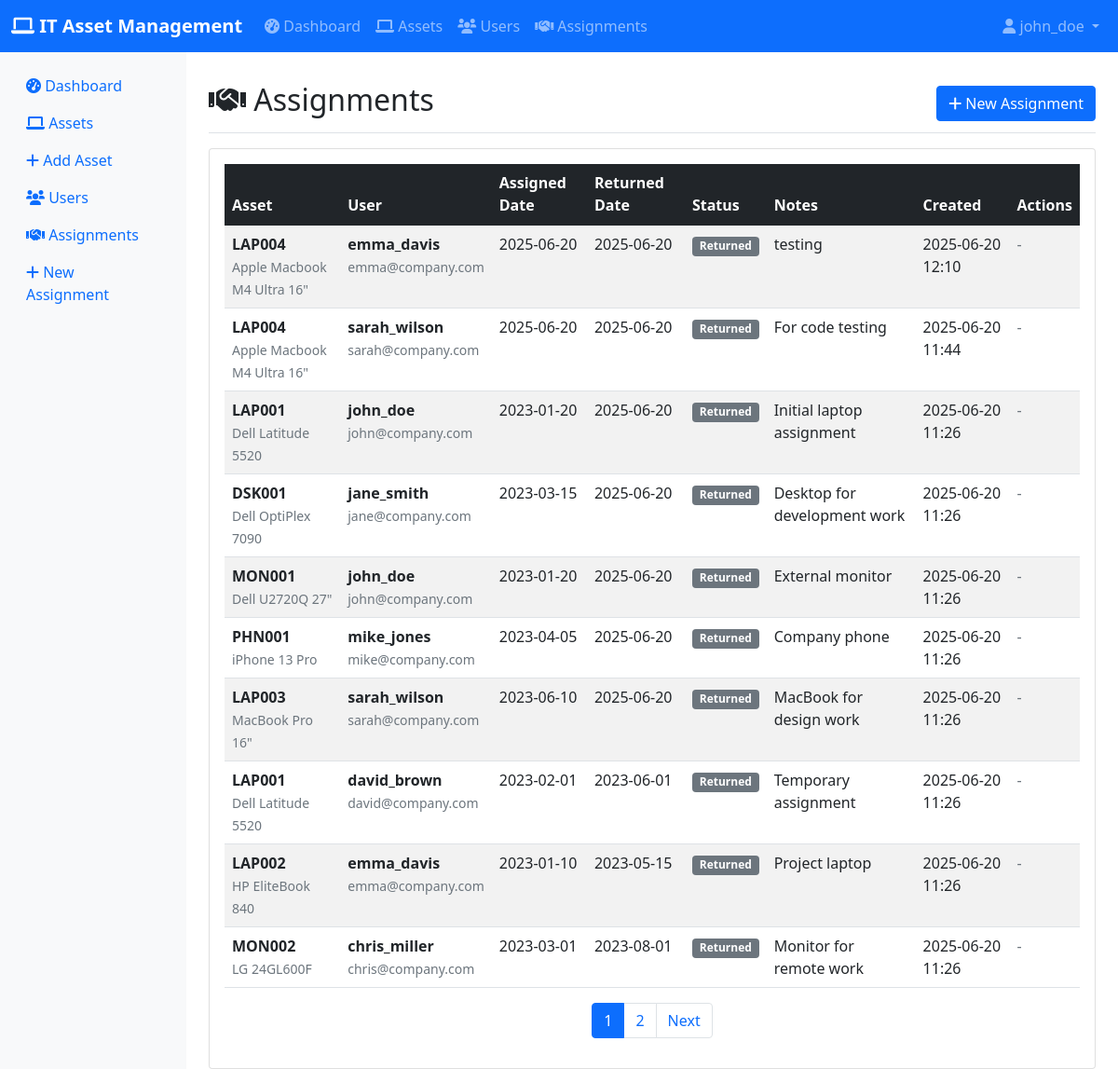
The app's page /assignments (signed in) with its own data.
### app.py (models this page shows, shortened)
class User(UserMixin, db.Model):
    __tablename__ = 'users'
    id = db.Column(db.Integer, primary_key=True)
    username = db.Column(db.String(80), unique=True, nullable=False, index=True)
    email = db.Column(db.String(120), unique=True, nullable=False, index=True)
    password_hash = db.Column(db.String(255), nullable=False)
    role = db.Column(db.String(20), nullable=False, default='regular')  # 'admin' or 'regular'
    created_at = db.Column(db.DateTime, default=datetime.utcnow)
    assignments = db.relationship('Assignment', backref='assigned_user', lazy=True)
    def is_admin(self):
        return self.role == 'admin'

class Assignment(db.Model):
    __tablename__ = 'assignments'
    id = db.Column(db.Integer, primary_key=True)
    asset_id = db.Column(db.Integer, db.ForeignKey('assets.id'), nullable=False)
    user_id = db.Column(db.Integer, db.ForeignKey('users.id'), nullable=False)
    assigned_date = db.Column(db.Date, nullable=False, default=date.today)
    returned_date = db.Column(db.Date, nullable=True)
    notes = db.Column(db.Text, nullable=True)
    created_at = db.Column(db.DateTime, default=datetime.utcnow)

class Asset(db.Model):
    __tablename__ = 'assets'
    id = db.Column(db.Integer, primary_key=True)
    asset_tag = db.Column(db.String(50), unique=True, nullable=False, index=True)
    name = db.Column(db.String(100), nullable=False)
    category = db.Column(db.String(50), nullable=False)  # Laptop, Desktop, Monitor, etc.
    purchase_date = db.Column(db.Date, nullable=True)
    warranty_expiry = db.Column(db.Date, nullable=True)
    status = db.Column(db.String(20), nullable=False, default='available')  # available, assigned, retired
    assigned_to = db.Column(db.Integer, db.ForeignKey('users.id'), nullable=True)
    created_at = db.Column(db.DateTime, default=datetime.utcnow)
    assignments = db.relationship('Assignment', backref='asset', lazy=True, cascade='all, delete-orphan')
    assigned_user = db.relationship('User', foreign_keys=[assigned_to], backref='assigned_assets')

### app.py (the view)
@app.route('/assignments')
@login_required
def assignments():
    page = request.args.get('page', 1, type=int)
    assignments = Assignment.query.order_by(Assignment.created_at.desc()).paginate(
        page=page, per_page=10, error_out=False
    )
    return render_template('assignments.html', assignments=assignments)

### app.py (called while the page is built)
@login_manager.user_loader
def load_user(user_id):
    return User.query.get(int(user_id))

### templates/assignments.html (shortened to what this page needs)
{% extends "base.html" %}
{% block content %}
<div class="d-flex justify-content-between flex-wrap flex-md-nowrap align-items-center pt-3 pb-2 mb-3 border-bottom">
    <h1 class="h2"><i class="fas fa-handshake"></i> Assignments</h1>
    <div class="btn-toolbar mb-2 mb-md-0">
        <a href="{{ url_for('create_assignment') }}" class="btn btn-primary">
            <i class="fas fa-plus"></i> New Assignment
        </a>
    </div>
</div>
<div class="card">
    <div class="card-body">
        {% if assignments.items %}
        <div class="table-responsive">
            <table class="table table-striped table-hover">
                <thead class="table-dark">
                    <tr>
                        <th>Asset</th>
                        <th>User</th>
                        <th>Assigned Date</th>
                        <th>Returned Date</th>
                        <th>Status</th>
                        <th>Notes</th>
                        <th>Created</th>
                        <th>Actions</th>
                    </tr>
                </thead>
                <tbody>
                    {% for assignment in assignments.items %}
                    <tr>
                        <td>
                            <strong>{{ assignment.asset.asset_tag }}</strong><br>
                            <small class="text-muted">{{ assignment.asset.name }}</small>
                        </td>
                        <td>
                            <strong>{{ assignment.assigned_user.username }}</strong><br>
                            <small class="text-muted">{{ assignment.assigned_user.email }}</small>
                        </td>
                        <td>{{ assignment.assigned_date.strftime('%Y-%m-%d') }}</td>
                        <td>
                            {% if assignment.returned_date %}
                                {{ assignment.returned_date.strftime('%Y-%m-%d') }}
                            {% else %}
                                <span class="text-muted">Not returned</span>
                            {% endif %}
                        </td>
                        <td>
                            {% if assignment.returned_date %}
                                <span class="badge bg-secondary">Returned</span>
                            {% else %}
                                <span class="badge bg-success">Active</span>
                            {% endif %}
                        </td>
                        <td>
                            {% if assignment.notes %}
                                <span title="{{ assignment.notes }}">
                                    {{ assignment.notes[:30] }}{% if assignment.notes|length > 30 %}...{% endif %}
                                </span>
                            {% else %}
                                <span class="text-muted">No notes</span>
                            {% endif %}
                        </td>
                        <td>{{ assignment.created_at.strftime('%Y-%m-%d %H:%M') }}</td>
                        <td class="table-actions">
                            {% if not assignment.returned_date %}
                                <form method="POST" action="{{ url_for('return_assignment', id=assignment.id) }}" class="d-inline" onsubmit="return confirm('Mark this assignment as returned?')">
                                    <button type="submit" class="btn btn-sm btn-outline-success">
                                        <i class="fas fa-undo"></i> Return
                                    </button>
                                </form>
                            {% else %}
                                <span class="text-muted">-</span>
                            {% endif %}
                        </td>
                    </tr>
                    {% endfor %}
                </tbody>
            </table>
        </div>
        {% if assignments.pages > 1 %}
        <nav aria-label="Assignment pagination">
            <ul class="pagination justify-content-center">
                {% for page_num in assignments.iter_pages() %}
                    {% if page_num %}
                        {% if page_num != assignments.page %}
                            <li class="page-item">
                                <a class="page-link" href="{{ url_for('assignments', page=page_num) }}">{{ page_num }}</a>
                            </li>
                        {% else %}
                            <li class="page-item active">
                                <span class="page-link">{{ page_num }}</span>
                            </li>
                        {% endif %}
                    {% else %}
                        <li class="page-item disabled">
                            <span class="page-link">…</span>
                        </li>
                    {% endif %}
                {% endfor %}
                {% if assignments.has_next %}
                    <li class="page-item">
                        <a class="page-link" href="{{ url_for('assignments', page=assignments.next_num) }}">Next</a>
                    </li>
                {% endif %}
            </ul>
        </nav>
        {% endif %}
        {% endif %}
    </div>
</div>
{% endblock %}

### templates/base.html (shortened to what this page needs)
<!DOCTYPE html>
<html lang="en">
<head>
    <link href="https://cdn.jsdelivr.net/npm/bootstrap@5.1.3/dist/css/bootstrap.min.css" rel="stylesheet">
    <link href="https://cdnjs.cloudflare.com/ajax/libs/font-awesome/6.0.0/css/all.min.css" rel="stylesheet">
</head>
<body>
    <nav class="navbar navbar-expand-lg navbar-dark bg-primary">
        <div class="container-fluid">
            <a class="navbar-brand" href="{{ url_for('index') }}">
                <i class="fas fa-laptop"></i> IT Asset Management
            </a>
            {% if current_user.is_authenticated %}
            <div class="collapse navbar-collapse" id="navbarNav">
                <ul class="navbar-nav me-auto">
                    <li class="nav-item">
                        <a class="nav-link" href="{{ url_for('index') }}">
                            <i class="fas fa-tachometer-alt"></i> Dashboard
                        </a>
                    </li>
                    <li class="nav-item">
                        <a class="nav-link" href="{{ url_for('assets') }}">
                            <i class="fas fa-laptop"></i> Assets
                        </a>
                    </li>
                    <li class="nav-item">
                        <a class="nav-link" href="{{ url_for('users') }}">
                            <i class="fas fa-users"></i> Users
                        </a>
                    </li>
                    <li class="nav-item">
                        <a class="nav-link" href="{{ url_for('assignments') }}">
                            <i class="fas fa-handshake"></i> Assignments
                        </a>
                    </li>
                </ul>
                <ul class="navbar-nav">
                    <li class="nav-item dropdown">
                        <a class="nav-link dropdown-toggle" href="#" id="navbarDropdown" role="button" data-bs-toggle="dropdown">
                            <i class="fas fa-user"></i> {{ current_user.username }}
                        </a>
                    </li>
                </ul>
            </div>
            {% endif %}
        </div>
    </nav>
    <div class="container-fluid">
        <div class="row">
            {% if current_user.is_authenticated %}
            <nav class="col-md-2 d-md-block sidebar">
                <div class="position-sticky pt-3">
                    <ul class="nav flex-column">
                        <li class="nav-item">
                            <a class="nav-link" href="{{ url_for('index') }}">
                                <i class="fas fa-tachometer-alt"></i> Dashboard
                            </a>
                        </li>
                        <li class="nav-item">
                            <a class="nav-link" href="{{ url_for('assets') }}">
                                <i class="fas fa-laptop"></i> Assets
                            </a>
                        </li>
                        <li class="nav-item">
                            <a class="nav-link" href="{{ url_for('create_asset') }}">
                                <i class="fas fa-plus"></i> Add Asset
                            </a>
                        </li>
                        <li class="nav-item">
                            <a class="nav-link" href="{{ url_for('users') }}">
                                <i class="fas fa-users"></i> Users
                            </a>
                        </li>
                        <li class="nav-item">
                            <a class="nav-link" href="{{ url_for('assignments') }}">
                                <i class="fas fa-handshake"></i> Assignments
                            </a>
                        </li>
                        <li class="nav-item">
                            <a class="nav-link" href="{{ url_for('create_assignment') }}">
                                <i class="fas fa-plus"></i> New Assignment
                            </a>
                        </li>
                    </ul>
                </div>
            </nav>
            {% endif %}
            <main class="col-md-10 ms-sm-auto px-md-4 main-content">
                {% if current_user.is_authenticated %}
                <div class="pt-3">
                {% else %}
                <div class="pt-5">
                {% endif %}
                    {% block content %}{% endblock %}
                </div>
            </main>
        </div>
    </div>
</body>
</html>

### templates/base.html (style rules this page uses)
.navbar-brand { font-weight: bold; }
.sidebar { min-height: calc(100vh - 56px); background-color: #f8f9fa; }
.main-content { min-height: calc(100vh - 56px); }
.table-actions { white-space: nowrap; }

### records on screen
User: username "john_doe"
Assignment: asset.asset_tag "LAP004", asset.name "Apple Macbook M4 Ultra 16\"", assigned_user.username "emma_davis", assigned_user.email "emma@company.com", assigned_date "2025-06-20", returned_date "2025-06-20", shows "Returned", notes "testing", created_at "2025-06-20 12:10"
Assignment: asset.asset_tag "LAP004", asset.name "Apple Macbook M4 Ultra 16\"", assigned_user.username "sarah_wilson", assigned_user.email "sarah@company.com", assigned_date "2025-06-20", returned_date "2025-06-20", shows "Returned", notes "For code testing", created_at "2025-06-20 11:44"
Assignment: asset.asset_tag "LAP001", asset.name "Dell Latitude 5520", assigned_user.username "john_doe", assigned_user.email "john@company.com", assigned_date "2023-01-20", returned_date "2025-06-20", shows "Returned", notes "Initial laptop assignment", created_at "2025-06-20 11:26"
Assignment: asset.asset_tag "DSK001", asset.name "Dell OptiPlex 7090", assigned_user.username "jane_smith", assigned_user.email "jane@company.com", assigned_date "2023-03-15", returned_date "2025-06-20", shows "Returned", notes "Desktop for development work", created_at "2025-06-20 11:26"
Assignment: asset.asset_tag "MON001", asset.name "Dell U2720Q 27\"", assigned_user.username "john_doe", assigned_user.email "john@company.com", assigned_date "2023-01-20", returned_date "2025-06-20", shows "Returned", notes "External monitor", created_at "2025-06-20 11:26"
Assignment: asset.asset_tag "PHN001", asset.name "iPhone 13 Pro", assigned_user.username "mike_jones", assigned_user.email "mike@company.com", assigned_date "2023-04-05", returned_date "2025-06-20", shows "Returned", notes "Company phone", created_at "2025-06-20 11:26"
Assignment: asset.asset_tag "LAP003", asset.name "MacBook Pro 16\"", assigned_user.username "sarah_wilson", assigned_user.email "sarah@company.com", assigned_date "2023-06-10", returned_date "2025-06-20", shows "Returned", notes "MacBook for design work", created_at "2025-06-20 11:26"
Assignment: asset.asset_tag "LAP001", asset.name "Dell Latitude 5520", assigned_user.username "david_brown", assigned_user.email "david@company.com", assigned_date "2023-02-01", returned_date "2023-06-01", shows "Returned", notes "Temporary assignment", created_at "2025-06-20 11:26"
Assignment: asset.asset_tag "LAP002", asset.name "HP EliteBook 840", assigned_user.username "emma_davis", assigned_user.email "emma@company.com", assigned_date "2023-01-10", returned_date "2023-05-15", shows "Returned", notes "Project laptop", created_at "2025-06-20 11:26"
Assignment: asset.asset_tag "MON002", asset.name "LG 24GL600F", assigned_user.username "chris_miller", assigned_user.email "chris@company.com", assigned_date "2023-03-01", returned_date "2023-08-01", shows "Returned", notes "Monitor for remote work", created_at "2025-06-20 11:26"

### other values on screen
{{ page_num }} "1"
{{ page_num }} "2"
